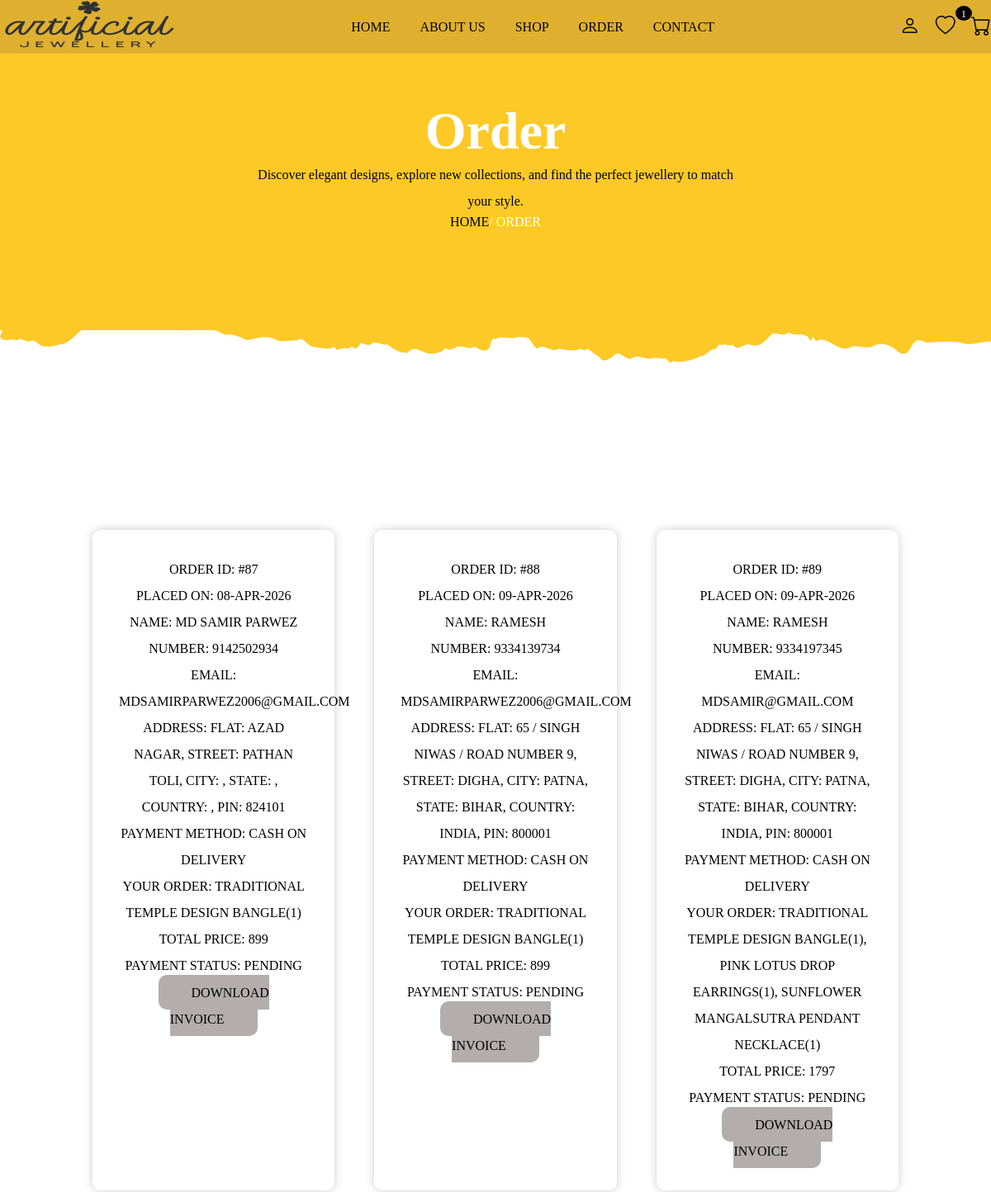
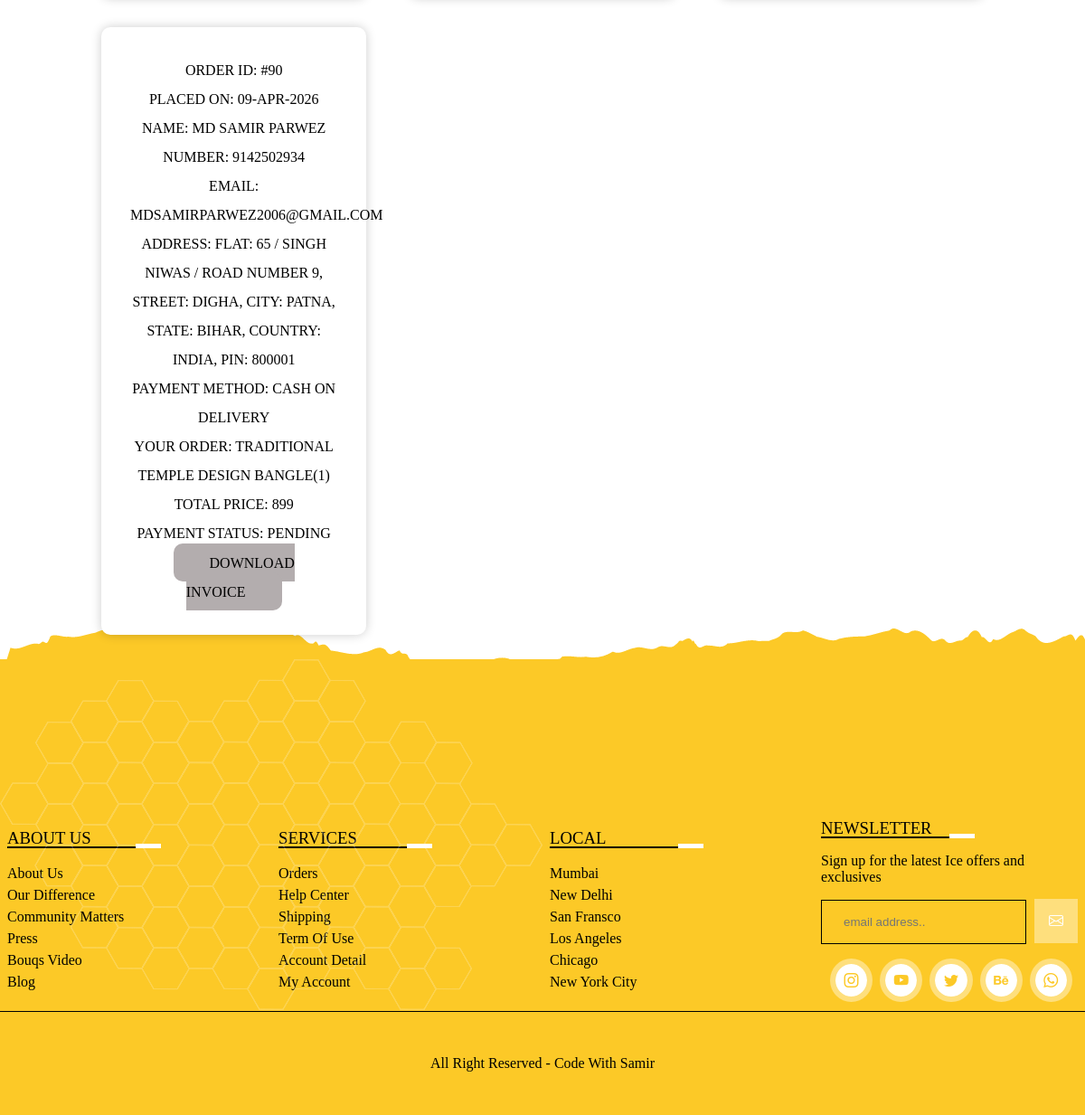
Page /order.php (signed in) on the committed database (2 pictures, top to bottom).
### tables this page shows
CREATE TABLE `order` (
  `id` int(255) NOT NULL,
  `user_id` int(255) NOT NULL,
  `name` varchar(255) NOT NULL,
  `number` varchar(255) NOT NULL,
  `email` varchar(255) NOT NULL,
  `method` varchar(255) NOT NULL,
  `address` varchar(255) NOT NULL,
  `total_products` varchar(255) NOT NULL,
  `total_price` varchar(255) NOT NULL,
  `placed_on` varchar(255) NOT NULL,
  `payment_status` varchar(255) NOT NULL DEFAULT 'pending'
);

### order.php (the view, shortened to what this page needs)
<?php
    include 'connection.php';
    $user_id = $_SESSION['user_id'];
?>
<!DOCTYPE html>
<html lang="en">
<head>
    <link rel="stylesheet" href="https://cdn.jsdelivr.net/npm/bootstrap-icons@1.11.1/font/bootstrap-icons.css">
    <link rel="stylesheet" href="main.css">
</head>
<body>
    <?php include 'header.php';?>
    <div class="banner">
        <div class="detail">
            <h1>order</h1>
            <p>Discover elegant designs, explore new collections, and find the perfect jewellery to match your style.</p>
            <a href="index.php">home</a><span>/ order</span>
        </div>
    </div>
    <div class="order-section">
        <div class="box-container">
            <?php
                $select_order = mysqli_query($conn, "SELECT * FROM `order` WHERE user_id = '$user_id'") or die ('query failed');
                if (mysqli_num_rows($select_order) > 0) {
                    while ($fetch_order = mysqli_fetch_assoc($select_order)) {
            ?>
            <div class="box">
                <p>order id: <span>#<?php echo $fetch_order['id']; ?></span></p>
                <p>placed on: <span><?php echo $fetch_order['placed_on']; ?></span></p>
                <p>name: <span><?php echo $fetch_order['name']; ?></span></p>
                <p>number: <span><?php echo $fetch_order['number']; ?></span></p>
                <p>email: <span><?php echo $fetch_order['email']; ?></span></p>
                <p>address: <span><?php echo $fetch_order['address']; ?></span></p>
                <p>payment method: <span><?php echo $fetch_order['method']; ?></span></p>
                <p>your order: <span><?php echo $fetch_order['total_products']; ?></span></p>
                <p>total price: <span><?php echo $fetch_order['total_price']; ?></span></p>
                <p>payment status: <span><?php echo $fetch_order['payment_status']; ?></span></p>
                <a href="invoice.php?id=<?php echo $fetch_order['id']; ?>" class="btn" target="blank">
                    Download Invoice
                </a>
            </div>
            <?php
                    }
                } else {
                    echo '
                            <div class="empty">
                                <p>no order placed yet!</p>
                            </div>
                        ';
                }
            ?>
        </div>
    </div>
    <?php include 'footer.php';?>
</body>
</html>

### header.php (shortened to what this page needs)
<!DOCTYPE html>
<html lang="en">
<head>
    <link rel="stylesheet" href="https://cdn.jsdelivr.net/npm/bootstrap-icons@1.11.1/font/bootstrap-icons.css">
</head>
<body>
    <header class="header">
        <div class="flex">
            <a href="admin_pannel.php" class="logo"><img src="img/logo.png"></a>
            <nav class="navbar">
                <a href="index.php">home</a>
                <a href="about.php">about us</a>
                <a href="shop.php">shop</a>
                <a href="order.php">order</a>
                <a href="contact.php">contact</a>
            </nav>
            <div class="icons">
                <i class="bi bi-person" id="user-btn"></i>
                <?php
                    $select_wishlist = mysqli_query($conn, "SELECT * FROM `wishlist` WHERE  user_id = '$user_id'") or die ('query failed');
                    $wishlist_num_rows = mysqli_num_rows($select_wishlist);
                ?>
                <a href="wishlist.php"><i class="bi bi-heart"></i><sup><?php echo $wishlist_num_rows; ?></sup></a>
                <?php
                    $select_cart = mysqli_query($conn, "SELECT * FROM `cart` WHERE  user_id = '$user_id'") or die ('query failed');
                    $cart_num_rows = mysqli_num_rows($select_cart);
                ?>
                <a href="cart.php"><i class="bi bi-cart"></i><sup><?php echo $cart_num_rows; ?></sup></a>
            </div>
        </div>
    </header>
</body>
</html>

### footer.php (shortened to what this page needs)
<!DOCTYPE html>
<html lang="en">
<head>
</head>
<body>
    <footer>
        <div class="inner-footer">
            <div class="card">
                <h3>about us</h3>
                <ul>
                    <li>about us</li>
                    <li>our difference</li>
                    <li>community matters</li>
                    <li>press</li>
                    <li>bouqs video</li>
                    <li>blog</li>
                </ul>
            </div>
            <div class="card">
                <h3>services</h3>
                <ul>
                    <li>orders</li>
                    <li>help center</li>
                    <li>shipping</li>
                    <li>term of use</li>
                    <li>account detail</li>
                    <li>my account</li>
                </ul>
            </div>
            <div class="card">
                <h3>local</h3>
                <ul>
                    <li>mumbai</li>
                    <li>new delhi</li>
                    <li>san fransco</li>
                    <li>los angeles</li>
                    <li>chicago</li>
                    <li>new york city</li>
                </ul>
            </div>
            <div class="card">
                <h3>newsletter</h3>
                <p>Sign up for the latest Ice offers and exclusives</p>
                <div class="input-field">
                    <input type="text " name="" placeholder="email address..">
                    <i class="bi bi-envelope"></i>
                </div>
                <div class="social-links">
                    <a href="https://www.instagram.com/iamsaamir" target="_blank">
                        <i class="bi bi-instagram"></i>
                    </a>
                    <i class="bi bi-youtube"></i>
                    <i class="bi bi-twitter"></i>
                    <i class="bi bi-behance"></i>
                    <i class="bi bi-whatsapp"></i>
                </div>
            </div>
        </div>
        <div class="bottom-footer">
            <p>all right reserved - code with samir</p>
        </div>
    </footer>
</body>
</html>

### main.css (style rules this page uses)
* { margin: 0; padding: 0; box-sizing: border-box; }
:root { --box-shadow: 0px 0px 0px 6px rgb(255 255 255/40%); --orange: #fcc927; --box-shadow2: 0px 0px 12px rgba(0,0,0,0.2); }
a { text-decoration: none; }
ul { list-style: none; }
sup { position: absolute; top: 11%; background: #000; color: #fff; border-radius: 50%; width: 20px; line-height: 15px; text-align: center; padding: .1rem; }
.btn { padding: .8rem 2.5em; text-transform: uppercase; background: rgb(179, 173, 174); color: black; border-radius: 10px; cursor: pointer; }
input, button, textarea, select { outline: none; border: 1px solid #55555544; background: transparent; width: 100%; padding: 1rem 1.5rem; border-radius: 10px; margin: 1rem 0; }
.banner { background: var(--orange); width: 100%; height: 50vh; position: relative; z-index: 1; }
.banner::before { position: absolute; content: ''; bottom: -18%; right: 0; width: 316px; height: 245px; background-size: 314px; background-repeat: no-repeat; }
.banner .detail { position: absolute; top: 50%; left: 50%; transform: translate(-50%, -50%); text-align: center; z-index: 200; }
.banner .detail h1 { font-size: 4rem; color: #fff; text-transform: capitalize; }
.banner .detail p { font-size: 18 px; line-height: 2; }
.banner .detail a { text-transform: uppercase; color: #000; }
.banner .detail span { color: #fff; text-transform: uppercase; }
header { background-color: rgba(112, 79, 86, 0.2); position: fixed; top: 0; left: 0; width: 100%; z-index: 101; transition: .3s; }
.flex { max-width: 1200px; display: flex; justify-content: space-between; align-items: center; position: relative; margin: 0 auto; }
.navbar a { margin: 01rem; font-size: 1rem; color: #000; text-transform: uppercase; }
.header .icons { display: flex; }
.header .icons i { margin-left: 1.2rem; font-size: 1.5rem; cursor: pointer; color: #000; }
.testimonial-fluid::after, .project::after, .banner::after { content: ''; position: absolute; background-repeat: no-repeat; bottom: -120px; width: 330px; height: 226px; right: 0%; background-size: 330px; z-index: 1; }
.box-container { padding: 2% 8%; display: grid; grid-template-columns: repeat(auto-fit, minmax(20rem, 1fr)); column-gap: 1rem; }
.box-container .box, .popular-brands-content .card { position: relative; background: #fff; box-shadow:var(--box-shadow2); transition: all 0.3s ease; padding: 2rem; margin: 1rem; text-align: center; border-radius: 10px; line-height: 2; text-transform: uppercase; }
footer { background: var(--orange); width: 100%; margin-top: -3.5rem; position: relative; }
footer::before, .features::before { position: absolute; content: ''; background-image: url(img/hex.png); background-repeat: no-repeat; top: 0; left: 0; opacity: .2; width: 50%; height: 100%; z-index: 100; }
footer .inner-footer { display: grid; grid-template-columns: repeat(auto-fit, minmax(18rem, 1fr)); align-items: center; justify-content: center; max-width: 1200px; margin: 0 auto; padding-top: 10rem; z-index: 101; }
footer .inner-footer .card { margin: .5rem; }
footer .inner-footer .card h3 { font-weight: normal; text-transform: uppercase; padding-top: .5rem; position: relative; }
footer .inner-footer .card h3::before { position: absolute; content: ''; width: 60%; height: 2px; background: #000; bottom: 0; left: 0; }
footer .inner-footer .card h3::after { position: absolute; content: ''; width: 10%; height: 5px; background-color: #fff; right: 40%; bottom: 0; }
footer .inner-footer .card li { cursor: pointer; line-height: 1.5rem; text-transform: capitalize; font-size: 16px; }
footer .inner-footer .card li:nth-child(1), footer .inner-footer .card p { margin-top: 1rem; }
footer .inner-footer .card p { margin-bottom: 1rem; font-size: 16px; }
footer .inner-footer .card input { width: 80%; box-shadow: none; border: 1px solid #000; border-radius: unset; margin: 0; }
footer .inner-footer .card .input-field i { color: #fff; background: rgb(255 255 255/40%); padding: 1rem; margin-left: .3rem; cursor: pointer; }
footer .inner-footer .card .social-links { margin-top: 1rem; }
footer .inner-footer .card .social-links i { border-radius: 50%; background: #fff; box-shadow: var(--box-shadow); line-height: 50px; text-align: center; color: var(--orange); cursor: pointer; padding: .6rem; margin-left: 1rem; }
footer .bottom-footer { text-transform: capitalize; text-align: center; padding: 3rem 0; border-top: 1px solid #000; }

### rows in the picture
order: id "87", placed_on "08-APR-2026", name "MD SAMIR PARWEZ", number "9142502934", email "MDSAMIRPARWEZ2006@GMAIL.COM", address "FLAT: AZAD NAGAR, STREET: PATHAN TOLI, CITY: , STATE: , COUNTRY: , PIN: 824101", method "CASH ON DELIVERY", total_products "TRADITIONAL TEMPLE DESIGN BANGLE(1)", total_price "899", payment_status "PENDING"
order: id "88", placed_on "09-APR-2026", name "RAMESH", number "9334139734", email "MDSAMIRPARWEZ2006@GMAIL.COM", address "FLAT: 65 / SINGH NIWAS / ROAD NUMBER 9, STREET: DIGHA, CITY: PATNA, STATE: BIHAR, COUNTRY: INDIA, PIN: 800001", method "CASH ON DELIVERY", total_products "TRADITIONAL TEMPLE DESIGN BANGLE(1)", total_price "899", payment_status "PENDING"
order: id "89", placed_on "09-APR-2026", name "RAMESH", number "9334197345", email "MDSAMIR@GMAIL.COM", address "FLAT: 65 / SINGH NIWAS / ROAD NUMBER 9, STREET: DIGHA, CITY: PATNA, STATE: BIHAR, COUNTRY: INDIA, PIN: 800001", method "CASH ON DELIVERY", total_products "TRADITIONAL TEMPLE DESIGN BANGLE(1), PINK LOTUS DROP EARRINGS(1), SUNFLOWER MANGALSUTRA PENDANT NECKLACE(1)", total_price "1797", payment_status "PENDING"
order: id "90", placed_on "09-APR-2026", name "MD SAMIR PARWEZ", number "9142502934", email "MDSAMIRPARWEZ2006@GMAIL.COM", address "FLAT: 65 / SINGH NIWAS / ROAD NUMBER 9, STREET: DIGHA, CITY: PATNA, STATE: BIHAR, COUNTRY: INDIA, PIN: 800001", method "CASH ON DELIVERY", total_products "TRADITIONAL TEMPLE DESIGN BANGLE(1)", total_price "899", payment_status "PENDING"

### other values in the picture
$wishlist_num_rows "1"
